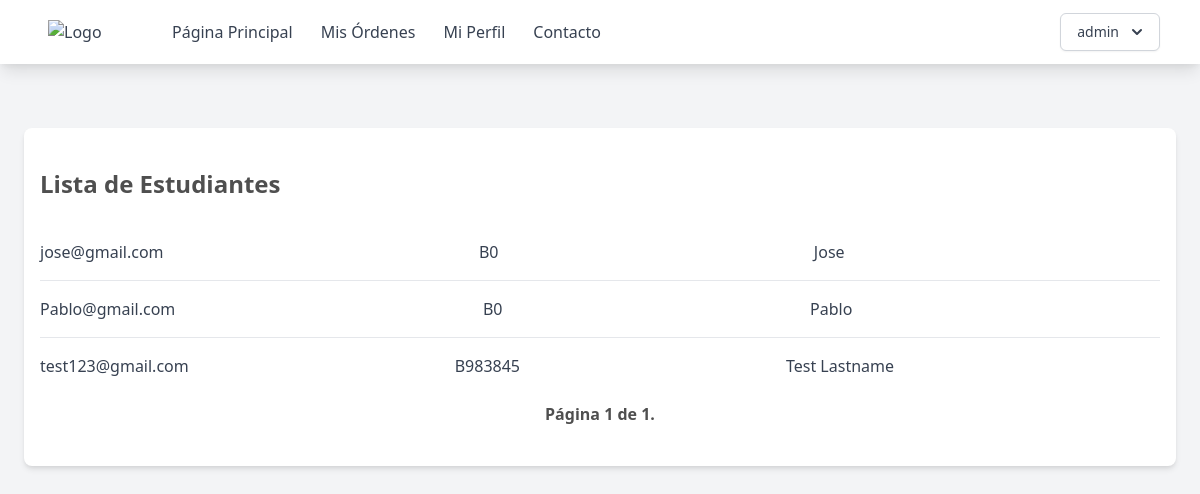
/estudiantes (signed in), run on an earlier commit of the app's database.
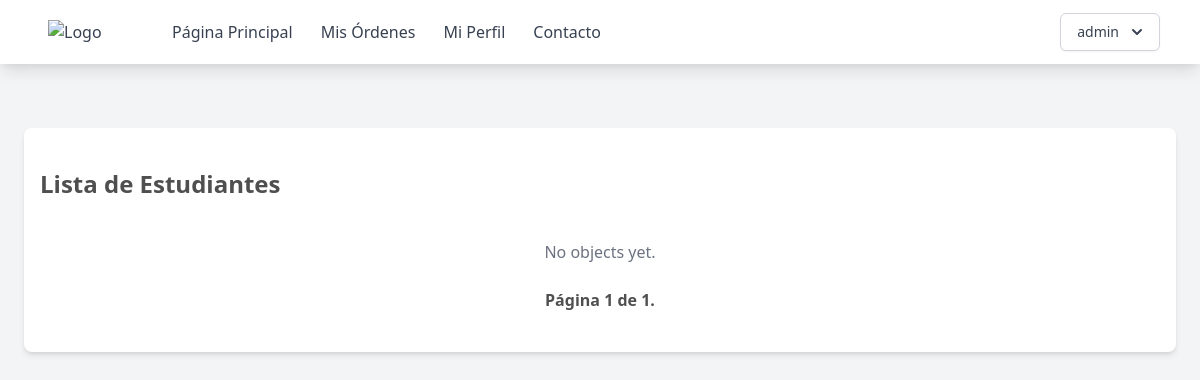
And on a later commit of the database.
### supply_room/models.py (models this page shows, shortened)
class Users(AbstractUser):
    name = models.CharField(max_length=200)
    email = models.EmailField(unique=True)
    role = models.CharField(max_length=200, choices=ROLE_CHOICES, default="student")
    student_id = models.CharField(max_length=200, null=True)
    username = models.CharField(max_length=50, null=True)
    groups = models.ManyToManyField(
        "ClassGroups", related_name="group_student", blank=True
    )
    orders = models.ManyToManyField("Order", related_name="order_student", blank=True)
    objects = CustomUserManager()
    USERNAME_FIELD = "email"
    REQUIRED_FIELDS = ["name", "role"]

### supply_room/views.py (the view)
class StudentList(ListView):
    model = Users
    paginate_by = 10
    def get_queryset(self, *args, **kwargs):
        qs = super(StudentList, self).get_queryset(*args, **kwargs)
        qs = qs.filter(role="student")
        qs = qs.order_by("name")
        return qs

### templates/page/estudiantes.html (shortened to what this page needs)
{% extends "base.html" %} {% block content %}
<div class="max-w-6xl mx-auto px-4 py-8 bg-white rounded-lg shadow-md mt-16">
    <div class="flex justify-between items-center mb-4">
        <h2 class="text-2xl font-bold py-2">Lista de Estudiantes</h2>
    </div>
    <ul class="divide-y divide-gray-200">
        {% for object in object_list %}
        <li class="py-4">
            <div class="flex justify-between items-center">
                <div class="text-gray-700">{{ object.email }}
                </div>
                <div class="text-gray-700">
                    {{ object.student_id }}
                </div>
                <div class="text-gray-700">
                    {{ object.name }}</div>
            </div>
        </li>
        {% empty %}
        <li class="py-4 text-center text-gray-500">No objects yet.</li>
        {% endfor %}
    </ul>
    <div class="pagination ">
    <div class="step-links flex w-full justify-between items-center p-2">
        <span class="current font-bold mx-4">
            Página {{ page_obj.number }} de {{ page_obj.paginator.num_pages }}.
        </span>
    </div>
</div>
</div>
{% endblock %}

What changed in the data, as far as the page shows it:
removed Users: email "jose@gmail.com", student_id "B0", name "Jose"
removed Users: email "Pablo@gmail.com", student_id "B0", name "Pablo"
removed Users: email "test123@gmail.com", student_id "B983845", name "Test Lastname"
Also different on the page:
text now shown: "No objects yet."
